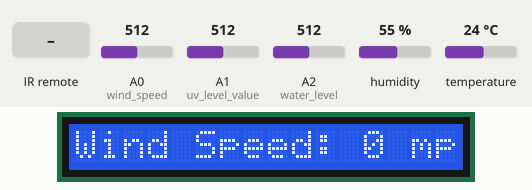
This sketch was run on a simulated Arduino Mega 2560, built with avr-gcc and run on an emulated ATmega2560. On the bench: 16×1 character LCD. The inputs (shaded band) are chosen by the test bench; at power-on: A0 (wind_speed) = 512, A2 (water_level) = 512, A1 (uv_level_value) = 512, humidity 55 %, temperature 24 °C.

Above: at 1.2 s.
1.3 s: infrared code 0xF30CFF00 received
20.3 s: A0 (wind_speed) set to 716
At 40.1 s:
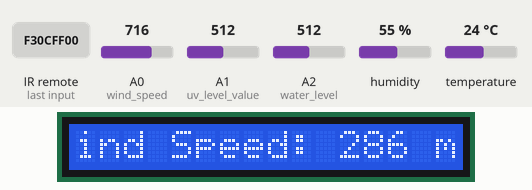
40.8 s: A2 (water_level) set to 306
At 57.84 s:
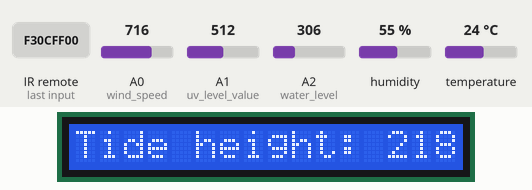
58.9 s: A0 (wind_speed) set to 992
At 79.81 s:
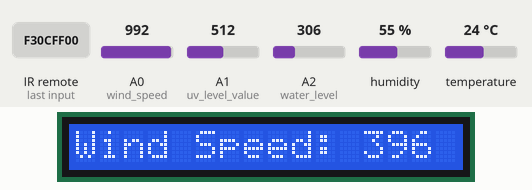

The sketch:

main.ino
```cpp
//Included Libraries
#include <IRremote.h> //https://www.arduino.cc/reference/en/libraries/irremote/
#include "DHT.h" //https://github.com/adafruit/DHT-sensor-library & https://github.com/adafruit/Adafruit_Sensor
#include <LiquidCrystal.h> //Built-In

// Pins
const int wind_speed = A0;
const int uv_level_value = A1;
const int water_level = A2;
const int IR_PIN = 52; //Infrared receiver

#define DHTPIN 53     // Digital pin connected to the DHT sensor
LiquidCrystal lcd(7,8,9,10,11,12); //initializes the RS, Enable, D4, D5, D6, and D7 pins of the LCD

// Variables
int prev_water_level = -1; //Setting it to negative so it doesn't cause any issues when the water sensor is not in water
int max_water_level; //Used for tide and wave height
int min_water_level; //Used for tide and wave height
float tide_height = 0; //Height of the tide from sea level
float wave_height = 0; //Height of the amplitude of the wave

int wind_speed_val = 0; //Wind speed in mph
float uv_perc = 0; //UV Intensity Percentage
float temp = 0; //Air Temperature
float humidity = 0; //Humidity level

#define DHTTYPE DHT11   // DHT 11

int time = 1; //The time is used to simulate the password to use the remote. The password is the last digit of the time being somewhere from 0 to 9
String news = ""; //The string of data that will be displayed on the LCD
int i = 0; //Length of the string
String flag = ""; //The flag that will be displayed on the beach to tell beachgoers the safety status of the beach ranging from double red for extremely dangerous to green for safe
bool changed = false; //This is used to split up the string into two parts for the LCD

// Pad numbers (we only need 0 to 9)
// Each of the pad numbers on the remote are associated with an integer here. This is the hashmap
const unsigned long remote_0 = 3910598400;
const unsigned long remote_1 = 4077715200;
const unsigned long remote_2 = 3877175040;
const unsigned long remote_3 = 2707357440;
const unsigned long remote_4 = 4144561920;
const unsigned long remote_5 = 3810328320;
const unsigned long remote_6 = 2774204160;
const unsigned long remote_7 = 3175284480;
const unsigned long remote_8 = 2907897600;
const unsigned long remote_9 = 3041591040;

//Timers that are used for ensuring the time between LCD displays are consistent
unsigned long currentTime, prevLCD, prevWater, prevData = millis();

IRrecv irrecv(IR_PIN); //Sets the pin for the IR receiver
DHT dht(DHTPIN, DHTTYPE); //

void setup() {
  pinMode(wind_speed, INPUT); //Setting sensors to input
  pinMode(water_level, INPUT);
  pinMode(uv_perc, INPUT);

  irrecv.enableIRIn(); //

  dht.begin(); //

  lcd.begin(16,1); // LCD's number of columns and rows

  Serial.begin(9600); //Starts serial monitor at 9600 bits per second since that is the same rate as the Arduino Mega
}

void loop() {
  currentTime = millis(); //Records time at the start of the loop
  if(currentTime - prevData > 1000){ //If enough time has passed, the data is updated to refresh the LCD
    prevData = currentTime; //The time is updated as well

    wind_speed_val = analogRead(wind_speed); //Raw wind speed value based on the voltage produced from the DC motor
    wind_speed_val = wind_speed_val * .4; //This is converted to a rough estimate of the wind speed in mph based on tests we did blowing on it and estimating the speed of our blowing

    uv_perc = analogRead(uv_level_value); //Raw light intensity value
    uv_perc = uv_perc/11; //This is converted to a percentage based on tests of the highest and lowest light levels being approximately 1000 and 0 respectively

    humidity = dht.readHumidity(); //Humidity is a percentage
    temp = dht.readTemperature(true); //Temperature is in Fahrenheit
  }


  if(currentTime-prevWater > 50){ //This makes sure that the tide and wave height are updated every 50 milliseconds for better calculations
    prevWater = currentTime; //Current time updates the water timer
    float water_level_val = analogRead(water_level); //Raw water level data

    // The tide and wave heights are calculated by finding the approximate peaks and troughs of the waves
    // This is done by recording the previous and current water levels and comparing them to see at what stage in the wave it is at

    if (prev_water_level > 0){ //Checks if this the first measurement to ensure there are no errors
      if (water_level_val < prev_water_level){ //If current water level is lower
        if (max_water_level == prev_water_level){ //If we stopped going up from last measurement and are now going down, we can now use the record of the last peak and trough
          wave_height = max_water_level - min_water_level; //Wave height is equivalent to amplitude
          tide_height = (max_water_level + min_water_level)/2; //Tide height is taken using the average of the peak and trough
        }
        min_water_level = water_level_val; //Now the minimum water level is updated because we are sloping down
      }
      else{ //If current water level is higher
        if (min_water_level == prev_water_level){ //If we stopped going down from last measurement and are now going up, we can now use the record of the last peak and trough
          wave_height = max_water_level - min_water_level;
          tide_height = (max_water_level + min_water_level)/2;
        }
        max_water_level = water_level_val; //Now the maximum water level is updated because we are sloping up
      }
    }
    else{
      int min_water_level = water_level_val; //These are both initialized to the current water level to avoid errors
      int max_water_level = water_level_val;
    }
    wave_height = (wave_height)/550 * 500; //Normalizing the data
    tide_height = (tide_height)/700 * 500;
    prev_water_level = water_level_val; //The current water level is now changed to the previous water level for the next cycle

  }
  //      Remote & IR Receiver
  //Check if the IR receiver has received a signal and the correct password, then perform command
  if(pass()){
      delay(400);
      command();
      irrecv.resume();
  }

  if(currentTime - prevLCD > 300){ //Updates the LCD screen every 200 ms
    prevLCD = currentTime; //Current time updates the LCD timer
    if(i > news.length()){ //Loops through every character in the length of the string (this is important after the i variable is increased in the else statement to indicate another character should be added)
      changed = !changed; //Flips between both halves of the string
      i=0; //Resets string length
      if (changed){
        news = " Wind Speed: " + String(wind_speed_val) + " mph" + " UV Value: " + String(uv_perc) + "%" + " Wave height: " + String(wave_height) + " mm";
      }
      else{
        news = " Tide height: " + String(tide_height) + " mm" + " Temperature: " + String(temp) + " F" + " Humidity: " + String(humidity) + "%" + " Flag: " + flag;
      }

      lcd.clear(); //Clears LCD screen
      lcd.print(news); //Prints it to the screen
    }
    else{
      lcd.scrollDisplayLeft(); // scroll one position left
      i++; //Increase one more character in LCD screen
    }

  }


}


bool pass(){ //Function used to determine the passcode for the remote control. Again, this is supposed to simulate a code based on the last digit in the time of the day (e.g. the code would be 2 for a time that said 6:42 AM)
    if (irrecv.decode()) {
    // Print the HEX value of the button press
    unsigned long a = irrecv.decodedIRData.decodedRawData;
    switch (irrecv.decodedIRData.decodedRawData) {
      case remote_0:
        // statements
        return time == 0;
      case remote_1:
        // statements
        return time == 1;
      case remote_2:
        // statements
        return time == 2;
      case remote_3:
        // statements
        return time == 3;
      case remote_4:
        // statements
        return time == 4;
      case remote_5:
        // statements
        return time == 5;
      case remote_6:
        // statements
        return time == 6;
      case remote_7:
        // statements
        return time == 7;
      case remote_8:
        // statements
        return time == 8;
      case remote_9:
        // statements
        return time == 9;
      default:
        // statements
        return false;
    }
    }
}

void command(){ //After the code is pressed, the user has half a second (based on the previous code) to input the flag they want and this is the key for it
    if (irrecv.decode()) {
    unsigned long a = irrecv.decodedIRData.decodedRawData;
      switch (irrecv.decodedIRData.decodedRawData) {
        case remote_0:
          // statements
          flag = "Double Red"; //Water closed to the public
          break;
        case remote_1:
          // statements
          flag = "Red"; //High Hazard (High surf and/or strong currents)
          break;
        case remote_2:
          // statements
          flag = "Yellow"; //Medium Hazard (Medium surf and/or currents)
          break;
        case remote_3:
          // statements
          flag = "Green"; //Low Hazard (Calm conditions, exercise caution)
          break;
        case remote_4:
          // statements
          flag = "Purple"; //Dangerous Marine Life (Man o' War, Jellyfish, Stingrays)
          break;
        default:
          // statements
          break;
      }
    }
}
```
